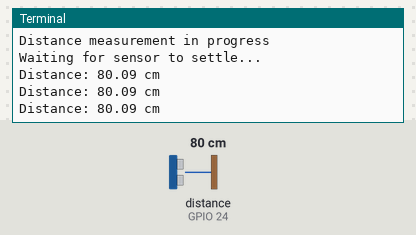
A program run on a simulated Raspberry Pi (BCM pin numbers). Shown: the last lines printed to the terminal. The test bench sets the inputs (shaded band); at power-on: distance to the obstacle (sensor on GPIO 24) 80 cm. The echo pulse lasts 58.3 µs per cm; the clock reads 2024-03-15 10:24:30 at power-on unless the program sets it.

Above: at 2.2 s.
2.3 s: distance to the obstacle (sensor on GPIO 24) set to 2 cm
At 2.9 s:
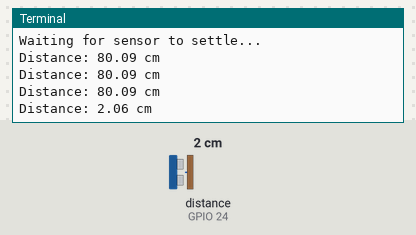
3.8 s: distance to the obstacle (sensor on GPIO 24) set to 4 cm
At 4.4 s:
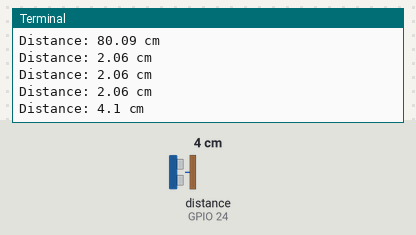
Timing chart, 0 to 6.8 s (numbered marks = the images above; inputs shaded):
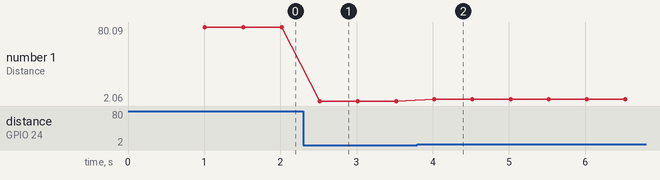

Measured:
- after the input at 2.3 s, the terminal: prints a new line after 0.22 s (image 1)
- after the input at 3.8 s, the terminal: prints a new line after 0.22 s (image 2)
- plotted number 1: 80.09 → 2.06 after the input at 2.3 s, 2.06 → 4.1 after the input at 3.8 s

The program:

Proximity_continuous.py
```python
import RPi.GPIO as GPIO
import time
GPIO.setmode(GPIO.BCM)

TRIG = 23
ECHO = 24

def ping ():
    "Hardware operations"
    GPIO.output(TRIG, False)
    # sonic burst
    GPIO.output(TRIG, True)
    time.sleep(0.00001)
    GPIO.output(TRIG, False)

    while GPIO.input(ECHO)==0:
      pulse_start = time.time()

    while GPIO.input(ECHO)==1:
      pulse_end = time.time()

    return pulse_end - pulse_start;

print "Distance measurement in progress"
# GPIO setup
GPIO.setup(TRIG,GPIO.OUT)
GPIO.setup(ECHO,GPIO.IN)

print "Waiting for sensor to settle..."
time.sleep(1)

try:
    while True:
        pulse_duration = ping()
        distance = pulse_duration * 17150
        distance = round(distance, 2)
        print "Distance:",distance,"cm"
        time.sleep(0.5)
except KeyboardInterrupt:
    print "Exiting now!"
finally:
    # clean exit
    GPIO.cleanup()
```
